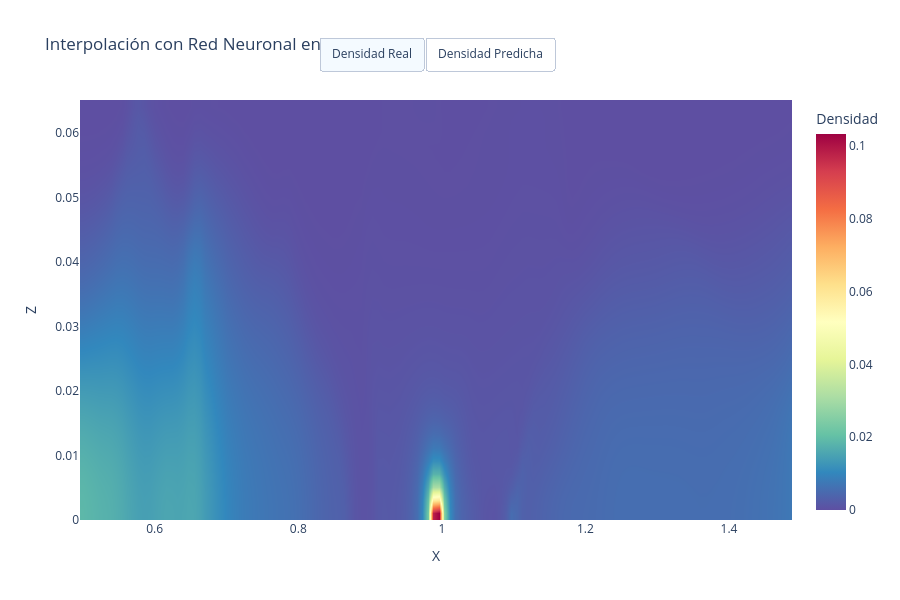

Notebook code cell kept with this figure:
### Code cell
import plotly.graph_objects as go
# Convertir a 2D para graficar
x2d = xs
z2d = zs
true_dens = dens
pred_dens = y_pred.reshape(xs.shape)
# Visualización con heatmap
fig = go.Figure()


fig.add_trace(go.Heatmap(
    z=true_dens,
    x=x2d[0],  # Eje X (suponiendo que x es constante por filas)
    y=z2d[:,0],  # Eje Z (suponiendo que z es constante por columnas)
    colorscale='Spectral_r',
    colorbar_title='Densidad',
    name='Real',
    zsmooth='best'
))

fig.add_trace(go.Heatmap(
    z=pred_dens,
    x=x2d[0],
    y=z2d[:,0],
    colorscale='Spectral_r',
    showscale=False,
    name='Predicho',
    zsmooth='best',
    visible=False
))

fig.update_layout(
    updatemenus=[
        dict(
            type='buttons',
            buttons=[
                dict(label='Densidad Real',
                     method='update',
                     args=[{'visible': [True, False]}]),
                dict(label='Densidad Predicha',
                     method='update',
                     args=[{'visible': [False, True]}])
            ],
            direction='left',
            showactive=True,
            x=0.5,
            y=1.15,
            xanchor='center',
            yanchor='top'
        )
    ],
    title='Interpolación con Red Neuronal en el Plano XZ',
    xaxis_title='X',
    yaxis_title='Z',
    height=600
)

fig.show()

### Figure 1 — Plotly figure (JSON) as saved in the notebook; plotly's stock layout.template omitted (floating-point values rounded to 4 significant figures; data arrays with more than 128 entries replaced by an {"elided": "..."} marker saying what was removed)
{"data": [{"colorbar": {"title": {"text": "Densidad"}}, "colorscale": [[0, "rgb(94,79,162)"], [0.1, "rgb(50,136,189)"], [0.2, "rgb(102,194,165)"], [0.3, "rgb(171,221,164)"], [0.4, "rgb(230,245,152)"], [0.5, "rgb(255,255,191)"], [0.6, "rgb(254,224,139)"], [0.7, "rgb(253,174,97)"], [0.8, "rgb(244,109,67)"], [0.9, "rgb(213,62,79)"], [1, "rgb(158,1,66)"]], "name": "Real", "type": "heatmap", "x": [0.4998, 0.5075, 0.5153, 0.523, 0.5308, 0.5385, 0.5463, 0.554, 0.5618, 0.5695, 0.5773, 0.585, 0.5928, 0.6005, 0.6083, 0.616, 0.6238, 0.6315, 0.6393, 0.647, 0.6548, 0.6625, 0.6703, 0.678, 0.6858, 0.6935, 0.7013, 0.709, 0.7168, 0.7245, 0.7323, 0.74, 0.7478, 0.7555, 0.7633, 0.771, 0.7788, 0.7865, 0.7943, 0.802, 0.8098, 0.8175, 0.8253, 0.833, 0.8407, 0.8485, 0.8562, 0.864, 0.8717, 0.8795, 0.8872, 0.895, 0.9027, 0.9105, 0.9182, 0.926, 0.9337, 0.9415, 0.9492, 0.957, 0.9647, 0.9725, 0.9802, 0.988, 0.9957, 1.003, 1.011, 1.019, 1.027, 1.034, 1.042, 1.05, 1.058, 1.065, 1.073, 1.081, 1.089, 1.096, 1.104, 1.112, 1.12, 1.127, 1.135, 1.143, 1.151, 1.158, 1.166, 1.174, 1.182, 1.189, 1.197, 1.205, 1.213, 1.22, 1.228, 1.236, 1.244, 1.251, 1.259, 1.267, 1.275, 1.282, 1.29, 1.298, 1.306, 1.313, 1.321, 1.329, 1.337, 1.344, 1.352, 1.36, 1.368, 1.375, 1.383, 1.391, 1.399, 1.406, 1.414, 1.422, 1.43, 1.437, 1.445, 1.453, 1.461, 1.468, 1.476, 1.484], "y": [0.06412, 0.0621, 0.06007, 0.05805, 0.05602, 0.05399, 0.05196, 0.04993, 0.0479, 0.04586, 0.04383, 0.0418, 0.03976, 0.03773, 0.03569, 0.03366, 0.03162, 0.02958, 0.02754, 0.0255, 0.02347, 0.02143, 0.01939, 0.01735, 0.01531, 0.01327, 0.01123, 0.009185, 0.007144, 0.005103, 0.003062, 0.001021], "z": {"elided": "32x128 float values"}, "zsmooth": "best"}, {"colorscale": [[0, "rgb(94,79,162)"], [0.1, "rgb(50,136,189)"], [0.2, "rgb(102,194,165)"], [0.3, "rgb(171,221,164)"], [0.4, "rgb(230,245,152)"], [0.5, "rgb(255,255,191)"], [0.6, "rgb(254,224,139)"], [0.7, "rgb(253,174,97)"], [0.8, "rgb(244,109,67)"], [0.9, "rgb(213,62,79)"], [1, "rgb(158,1,66)"]], "name": "Predicho", "showscale": false, "type": "heatmap", "visible": false, "x": [0.4998, 0.5075, 0.5153, 0.523, 0.5308, 0.5385, 0.5463, 0.554, 0.5618, 0.5695, 0.5773, 0.585, 0.5928, 0.6005, 0.6083, 0.616, 0.6238, 0.6315, 0.6393, 0.647, 0.6548, 0.6625, 0.6703, 0.678, 0.6858, 0.6935, 0.7013, 0.709, 0.7168, 0.7245, 0.7323, 0.74, 0.7478, 0.7555, 0.7633, 0.771, 0.7788, 0.7865, 0.7943, 0.802, 0.8098, 0.8175, 0.8253, 0.833, 0.8407, 0.8485, 0.8562, 0.864, 0.8717, 0.8795, 0.8872, 0.895, 0.9027, 0.9105, 0.9182, 0.926, 0.9337, 0.9415, 0.9492, 0.957, 0.9647, 0.9725, 0.9802, 0.988, 0.9957, 1.003, 1.011, 1.019, 1.027, 1.034, 1.042, 1.05, 1.058, 1.065, 1.073, 1.081, 1.089, 1.096, 1.104, 1.112, 1.12, 1.127, 1.135, 1.143, 1.151, 1.158, 1.166, 1.174, 1.182, 1.189, 1.197, 1.205, 1.213, 1.22, 1.228, 1.236, 1.244, 1.251, 1.259, 1.267, 1.275, 1.282, 1.29, 1.298, 1.306, 1.313, 1.321, 1.329, 1.337, 1.344, 1.352, 1.36, 1.368, 1.375, 1.383, 1.391, 1.399, 1.406, 1.414, 1.422, 1.43, 1.437, 1.445, 1.453, 1.461, 1.468, 1.476, 1.484], "y": [0.06412, 0.0621, 0.06007, 0.05805, 0.05602, 0.05399, 0.05196, 0.04993, 0.0479, 0.04586, 0.04383, 0.0418, 0.03976, 0.03773, 0.03569, 0.03366, 0.03162, 0.02958, 0.02754, 0.0255, 0.02347, 0.02143, 0.01939, 0.01735, 0.01531, 0.01327, 0.01123, 0.009185, 0.007144, 0.005103, 0.003062, 0.001021], "z": {"elided": "32x128 float values"}, "zsmooth": "best"}], "layout": {"height": 600, "title": {"text": "Interpolación con Red Neuronal en el Plano XZ"}, "updatemenus": [{"buttons": [{"args": [{"visible": [true, false]}], "label": "Densidad Real", "method": "update"}, {"args": [{"visible": [false, true]}], "label": "Densidad Predicha", "method": "update"}], "direction": "left", "showactive": true, "type": "buttons", "x": 0.5, "xanchor": "center", "y": 1.15, "yanchor": "top"}], "xaxis": {"title": {"text": "X"}}, "yaxis": {"title": {"text": "Z"}}}}
